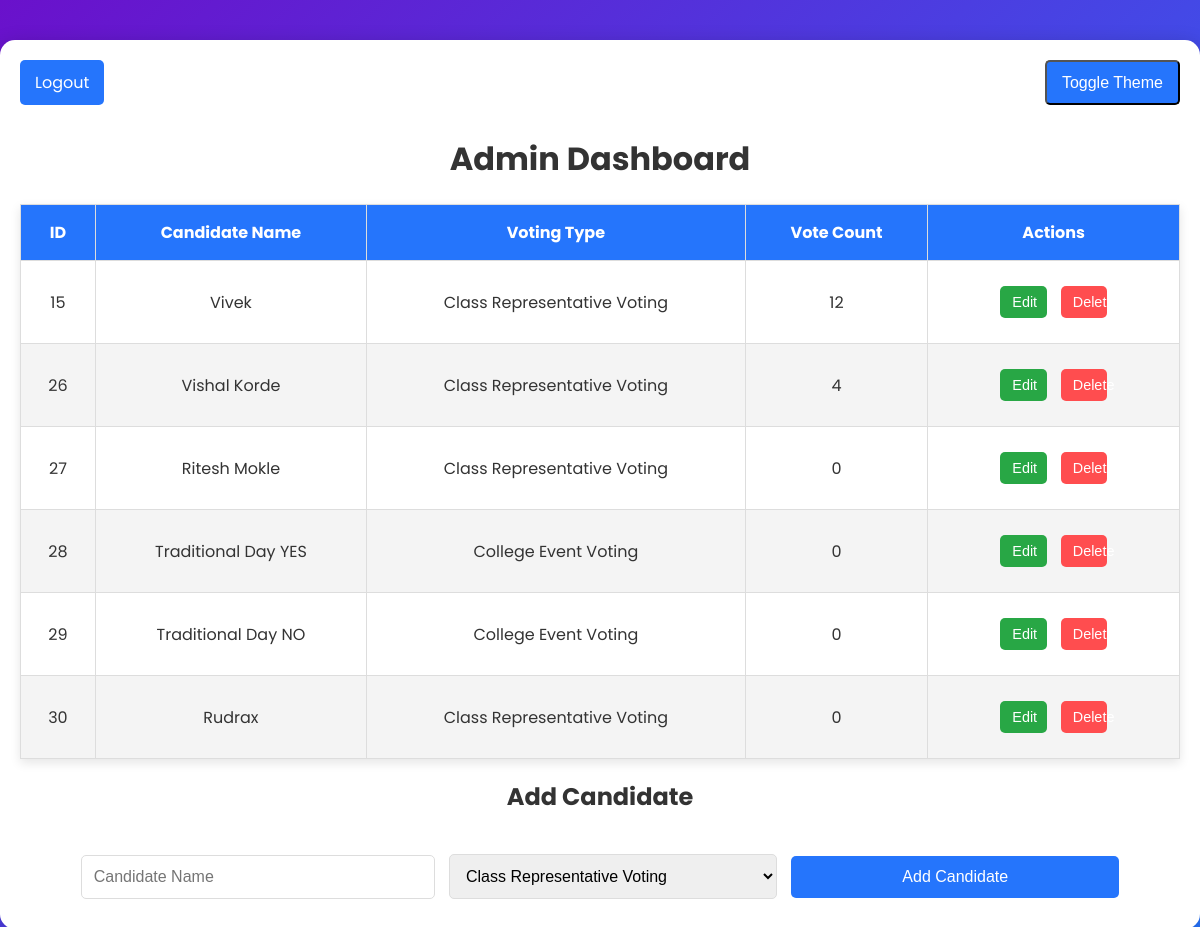
The app's page /admin_dashboard.php (signed in) with its own data.
### tables this page shows
CREATE TABLE `candidates` (
  `id` int(11) NOT NULL,
  `name` varchar(100) NOT NULL,
  `voting_type` varchar(100) NOT NULL,
  `last_updated` timestamp NOT NULL DEFAULT current_timestamp() ON UPDATE current_timestamp()
);

### admin_dashboard.php (the view, shortened to what this page needs)
<?php
require 'db_connection.php';
$query = "SELECT
            candidates.id,
            candidates.name,
            candidates.voting_type,
            COUNT(votes.id) AS vote_count
          FROM candidates
          LEFT JOIN votes ON candidates.id = votes.candidate_id
          GROUP BY candidates.id, candidates.name, candidates.voting_type";
$result = $conn->query($query);
?>
<!DOCTYPE html>
<html lang="en">
<head>
    <link rel="stylesheet" href="https://cdnjs.cloudflare.com/ajax/libs/animate.css/4.1.1/animate.min.css">
</head>
<body>
    <div class="container">
        <div class="header-actions">
            <a href="logout.php">Logout</a>
            <button class="theme-toggle" id="theme-toggle">Toggle Theme</button>
        </div>
        <h1>Admin Dashboard</h1>
        <table>
            <thead>
                <tr>
                    <th>ID</th>
                    <th>Candidate Name</th>
                    <th>Voting Type</th>
                    <th>Vote Count</th>
                    <th>Actions</th>
                </tr>
            </thead>
            <tbody>
                <?php while ($row = $result->fetch_assoc()): ?>
                <tr>
                    <td><?php echo htmlspecialchars($row['id']); ?></td>
                    <td><?php echo htmlspecialchars($row['name']); ?></td>
                    <td><?php echo htmlspecialchars($row['voting_type']); ?></td>
                    <td><?php echo htmlspecialchars($row['vote_count']); ?></td>
                    <td class="actions">
                        <form method="POST" action="edit_candidate.php" style="display:inline;">
                            <button type="submit" class="edit">Edit</button>
                        </form>
                        <form method="POST" action="delete_candidate.php" style="display:inline;">
                            <button type="submit" class="delete" onclick="return confirm('Are you sure you want to delete this candidate?');">Delete</button>
                        </form>
                    </td>
                </tr>
                <?php endwhile; ?>
            </tbody>
        </table>
        <h2>Add Candidate</h2>
        <form method="POST" action="add_candidate.php">
            <input type="text" name="name" placeholder="Candidate Name" required>
            <select name="voting_type" required>
                <option value="Class Representative Voting">Class Representative Voting</option>
            </select>
            <button type="submit">Add Candidate</button>
        </form>
    </div>
</body>
</html>

### admin_dashboard.php (style rules this page uses)
:root { --primary-bg: linear-gradient(135deg, #6a11cb, #2575fc); --secondary-bg: #ffffff; --primary-text: #333; --button-bg: #2575fc; --button-hover: #6a11cb; --form-bg: #f4f4f4; --table-border: #ddd; --danger-bg: #ff4d4f; --success-bg: #28a745; }
body { font-family: 'Poppins', sans-serif; margin: 0; padding: 0; background: var(--primary-bg); color: var(--primary-text); min-height: 100vh; transition: background-color 0.3s ease, color 0.3s ease; }
.container { max-width: 1200px; margin: 40px auto; padding: 20px; background: var(--secondary-bg); border-radius: 15px; box-shadow: 0 4px 20px rgba(0, 0, 0, 0.2); animation: fadeIn 1s ease-in-out; }
h1, h2 { text-align: center; color: var(--primary-text); animation: slideIn 1s ease-in-out; }
.header-actions { display: flex; justify-content: space-between; margin-bottom: 30px; animation: slideIn 1s ease-in-out; }
.header-actions a, .theme-toggle { padding: 10px 15px; border-radius: 5px; text-decoration: none; font-size: 1rem; cursor: pointer; background: var(--button-bg); color: white; transition: background-color 0.3s ease, transform 0.3s ease; }
table { width: 100%; border-collapse: collapse; margin: 20px 0; box-shadow: 0 4px 10px rgba(0, 0, 0, 0.1); animation: fadeIn 1.5s ease-in-out; }
table th, table td { border: 1px solid var(--table-border); padding: 15px; text-align: center; }
table th { background: var(--button-bg); color: white; }
table tr:nth-child(even) { background: var(--form-bg); }
.actions button { padding: 8px 12px; border: none; border-radius: 5px; font-size: 0.9rem; cursor: pointer; transition: background-color 0.3s ease, transform 0.3s ease; }
.actions .edit { background: var(--success-bg); color: white; }
.actions .delete { background: var(--danger-bg); color: white; }
form { text-align: center; margin-top: 30px; animation: slideIn 1s ease-in-out; }
form input, form select, form button { margin: 10px 5px; padding: 12px; border: 1px solid var(--table-border); border-radius: 5px; font-size: 1rem; width: calc(30% - 20px); transition: all 0.3s ease; }
form button { background: var(--button-bg); color: white; border: none; cursor: pointer; transition: background-color 0.3s ease, transform 0.3s ease; }

### records on screen
candidates: id "15", name "Vivek", voting_type "Class Representative Voting", vote_count "12"
candidates: id "26", name "Vishal Korde", voting_type "Class Representative Voting", vote_count "4"
candidates: id "27", name "Ritesh Mokle", voting_type "Class Representative Voting", vote_count "0"
candidates: id "28", name "Traditional Day YES", voting_type "College Event Voting", vote_count "0"
candidates: id "29", name "Traditional Day NO", voting_type "College Event Voting", vote_count "0"
candidates: id "30", name "Rudrax", voting_type "Class Representative Voting", vote_count "0"
